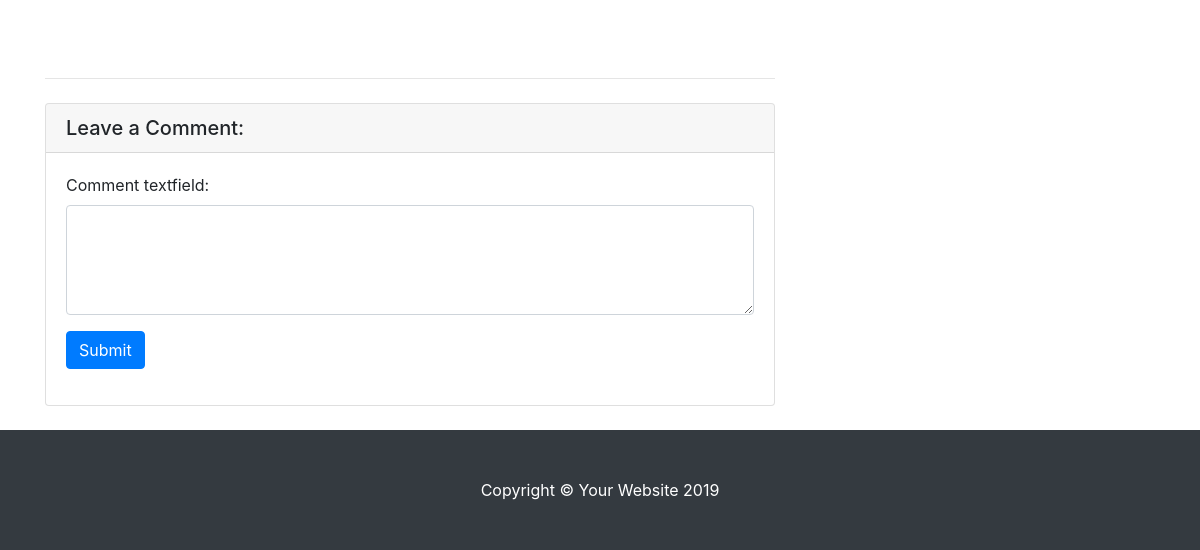
Before: /blogMain/detail/1/ (lower part) with the older database file.
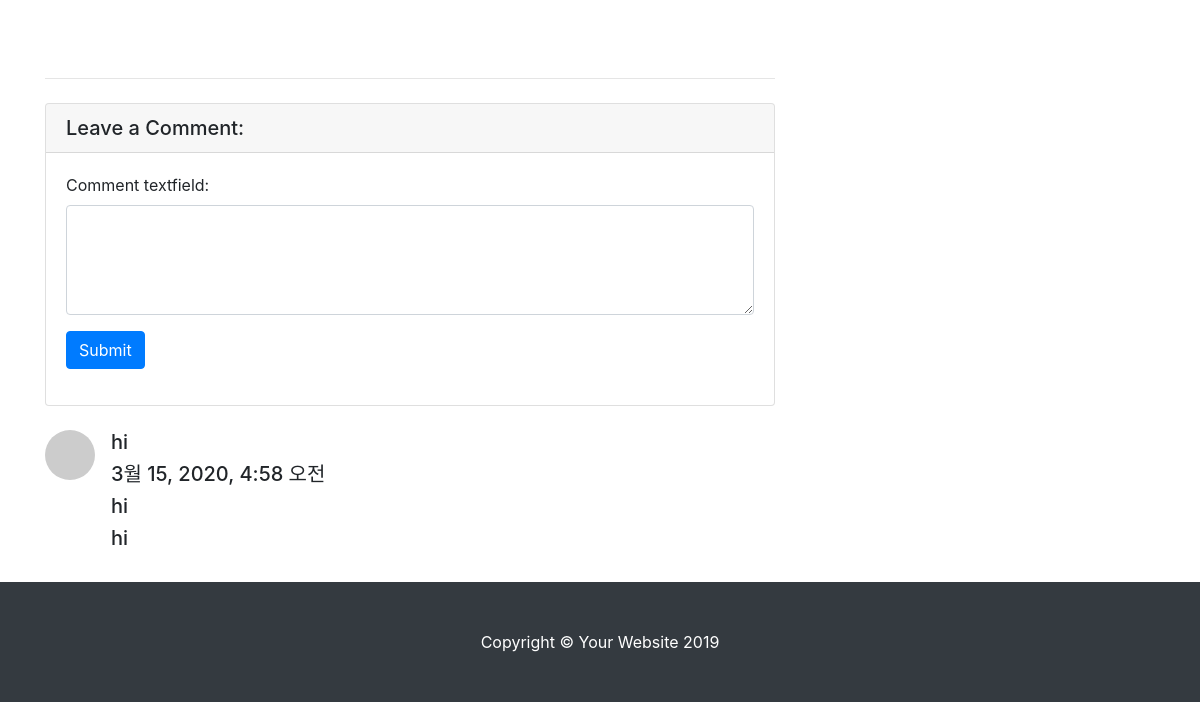
After: the same page with the newer database file.
### blogapp/models.py (models this page shows)
class Comment(models.Model):
    blog = models.ForeignKey(Blog, on_delete=models.CASCADE, null=True)
    comment_date = models.DateTimeField(auto_now_add=True)
    comment_user = models.TextField(max_length=20)
    comment_thumbnail_url = models.TextField(max_length=300)
    comment_textfield = models.TextField()

### blogapp/views.py (the view)
# urls.py: path('blogMain/detail/', blogapp.views.detail, name='detail'),
def detail(request, blog_id):
    blog_detail = get_object_or_404(Blog, pk=blog_id)
    comments = Comment.objects.filter(blog_id=blog_id)
    if request.method == 'POST':
        comment_form = BlogCommentForm(request.POST)
        if comment_form.is_valid():
            content = comment_form.cleaned_data['comment_textfield']
            print(content)
            login_request_uri = 'https://kauth.kakao.com/oauth/authorize?'
            client_id = 'e9a04030057cf258517177a9e7cee718'
            redirect_uri = 'http://127.0.0.1:8000/oauth'
            login_request_uri += 'client_id=' + client_id
            login_request_uri += '&redirect_uri=' + redirect_uri
            login_request_uri += '&response_type=code&scope=talk_message'
            request.session['client_id'] = client_id
            request.session['redirect_uri'] = redirect_uri
            return redirect(login_request_uri)
        else:
            return redirect('blogMain')
    else:
        comment_form = BlogCommentForm()
        context = {
            'blog_detail': blog_detail,
            'comments': comments,
            'comment_form': comment_form
        }
        return render(request, 'detail.html', context)

### blogapp/forms.py
class BlogCommentForm(forms.ModelForm):
    class Meta:
        model = Comment
        fields = ['comment_textfield']
        widgets = {
            'comment_textfield': forms.Textarea(attrs={'class': 'form-control', 'rows': 4, 'cols': 40})
        }

### blogapp/templates/detail.html (shortened to what this page needs)
{% load static %}
<html lang="en">
<head>
  <link href="{% static 'css/detail/vendor/bootstrap/css/bootstrap.min.css' %}" rel="stylesheet">
  <link href="{% static 'css/detail/css/blog-post.css' %}" rel="stylesheet">
</head>
<body>
  <div class="container">
    <div class="row">
      <div class="col-lg-8">
        <br><br>
        <br><br>
        <hr>
        <div class="card my-4">
            <h5 class="card-header">Leave a Comment:</h5>
            <div class="card-body">
                <form method="POST">
                    <div class="form-group">{{ comment_form }}</div>
                    <button type="submit" class="btn btn-primary">Submit</button>
                </form>
            </div>
        </div>
        {% for comment in comments %}
          <div class="media mb-4">
                <img class="d-flex mr-3 rounded-circle" src="http://placehold.it/50x50" alt="">
                <div class="media-body">
                    <h5 class="mt-0">{{ comment.comment_user }}</h5>
                    <h5 class="mt-0">{{ comment.comment_date }}</h5>
                    <h5 class="mt-0">{{ comment.comment_thumbnail_url }}</h5>
                    <h5 class="mt-0">{{ comment.comment_textfield }}</h5>
                </div>
            </div>
        {% endfor %}
      </div>
      <div class="col-md-4">
      </div>
    </div>
  </div>
  <footer class="py-5 bg-dark">
    <div class="container">
      <p class="m-0 text-center text-white">Copyright &copy; Your Website 2019</p>
    </div>
  </footer>
</body>

### static/css/detail/css/blog-post.css (style rules this page uses)
body { padding-top: 56px; }

Changed rows visible on the page:
added Comment: comment_user "hi", comment_date "3월 15, 2020, 4:58 오전", comment_thumbnail_url "hi", comment_textfield "hi"
